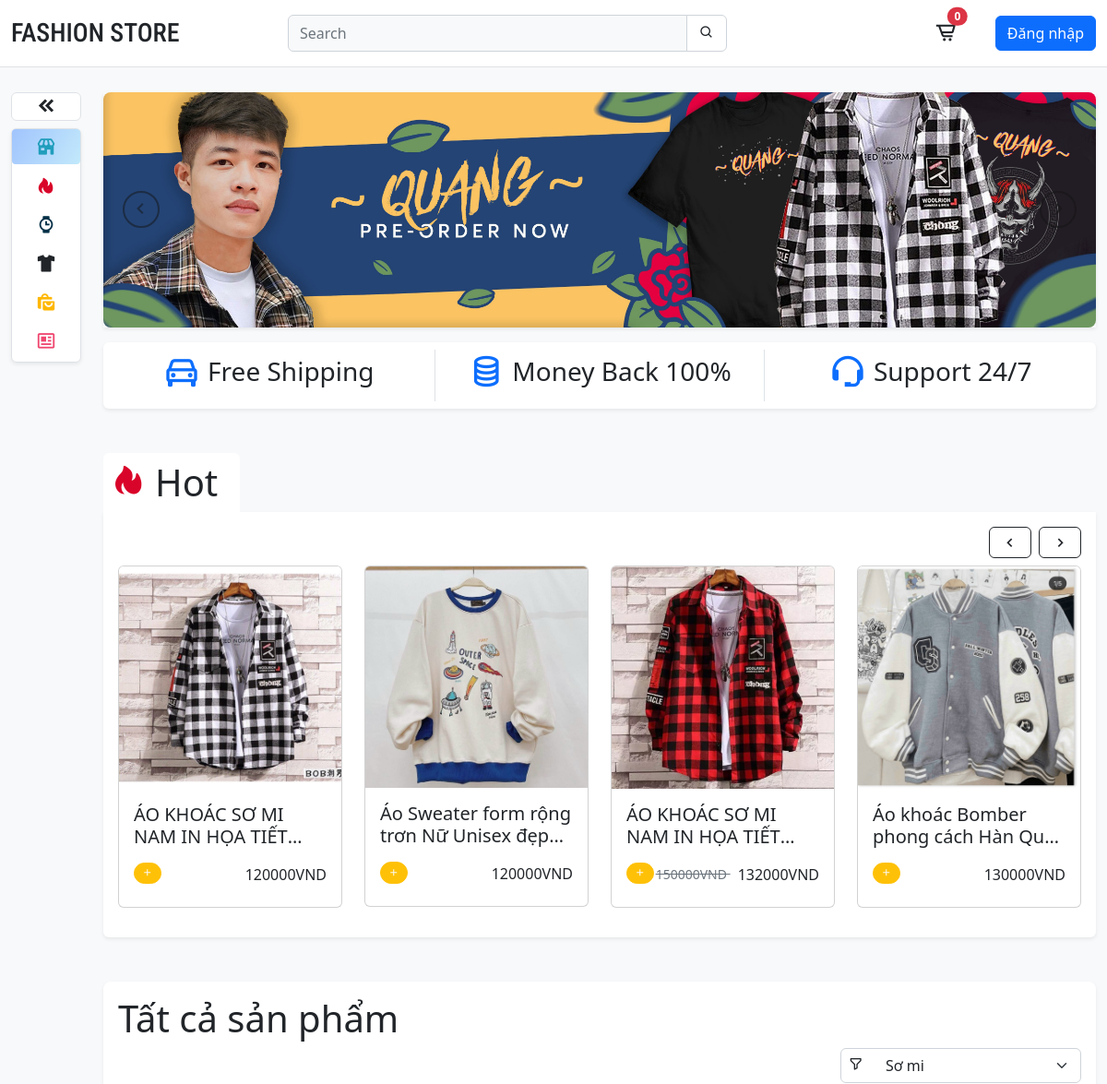
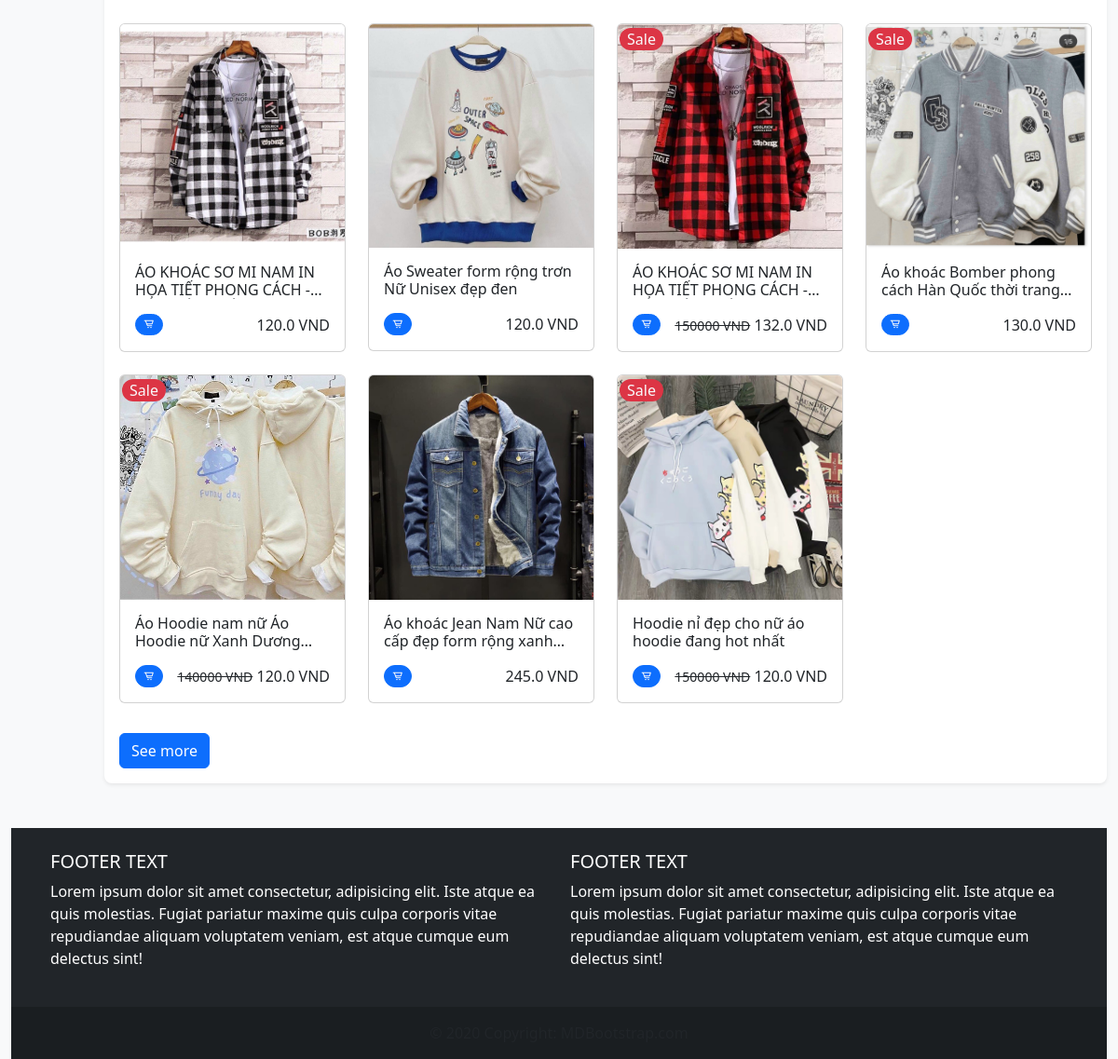
/?page=1, run on the app's committed database (2 pictures, top to bottom).
### product/models.py (models this page shows, shortened)
class Category(models.Model):
    name = models.CharField(max_length=255)
    slug = models.SlugField()
    icon = models.CharField(max_length=255, default=False)
    class Meta:
        ordering = ('name',)

class Product(models.Model):
    category = models.ForeignKey(
        Category, related_name='products', on_delete=models.CASCADE)
    image = models.ImageField(upload_to='static/assets')
    name = models.CharField(max_length=255)
    slug = models.SlugField()
    price = models.IntegerField()
    old_price = models.IntegerField()
    sale = models.BooleanField(default=False)
    created_at = models.DateTimeField(auto_now_add=True)
    sold = models.IntegerField(default=False)
    classify = models.ForeignKey(
        Classify, related_name='classify', null=True, on_delete=models.CASCADE)
    class Meta:
        ordering = ('-created_at',)
    def get_display_price(self):
        return self.price / 1000

### core/views.py (the view)
# urls.py: path('', views.index),
def index(request):
    products = Product.objects.all()[0:5]
    categories = Category.objects.all()
    classifies = Classify.objects.all()
    active_category = request.GET.get('category', '')
    if active_category:
        products = Product.objects.filter(category__slug=active_category)
    query = request.GET.get('query', '')
    if query:
        products = Product.objects.filter(
            Q(name__icontains=query))
    type = request.GET.get('type', '')
    if type:
        products = Product.objects.filter(classify=type)
    page = request.GET.get('page', '')
    if page:
        products = Product.objects.all()[0:6+int(page)]
    context = {
        'products': products,
        'categories': categories,
        'classifies': classifies,
        'active_category': active_category
    }
    return render(request, 'core/home.html', context)

### cart/cart.py (called while the page is built)
    def __len__(self):
        return sum(item['quantity'] for item in self.cart.values())

### cart/context_processors.py (called while the page is built)
def cart(request):
    return {'cart': Cart(request)}

### core/templates/core/home.html (shortened to what this page needs)
{% extends 'core/base.html' %} {% block title %}Fation Store{% endblock %} {% load static %} {% block content %}
<section class="content" style="margin-top: 100px;">
    <div class="row mt-4 position-relative">
        <div class="col col-md-1 col-lg-1 d-none d-sm-block position-fixed" style="top: 100px; z-index: 0">
            <button class="navbar-toggler text-center bg-white w-100 rounded-2 mb-2 border border-1" id="collapse-btn">
                <i class="bx bxs-chevrons-left h4 m-0"></i>
            </button>
            <ul class="nav flex-column bg-white h-100 rounded-2 shadow-sm border border-1" id="navbar" >
                <li class="nav-item mb-1">
                    <a
                        class="nav-link text-dark menu-title justify-content-center {% if not active_category %} active {% endif %}"
                        aria-current="page"
                        href="/"
                    >
                        <i class="bx bxs-store icon"></i>
                    </a>
                </li>
                {% for category in categories %}
                <li class="nav-item mb-1">
                    <a
                        class="nav-link text-dark menu-title justify-content-center {% if category.slug == active_category %} active {% endif %}"
                        href="/?category={{ category.slug }}"
                    >
                        <i class="bx {{category.icon}} icon"></i>
                    </a>
                </li>
                {% endfor %}
            </ul>
        </div>
        <div class="col-12 col-sm-11 col-lg-11 content end-0 offset-md-1">
            {% if not active_category %}
                <div id="carouselExampleControlsNoTouching" class="carousel slide overflow-hidden shadow-sm" data-bs-touch="false">
                    <div class="carousel-inner rounded-3">
                        <div class="carousel-item active">
                            <img src="{% static 'assets/poster.jpg' %}" class="d-block w-100" alt="..." />
                        </div>
                    </div>
                    <button
                        class="carousel-control-prev prev"
                        type="button"
                        data-bs-target="#carouselExampleControlsNoTouching"
                        data-bs-slide="prev"
                    >
                        <span aria-hidden="true"><i class="bx bx-chevron-left"></i></span>
                    </button>
                    <button
                        class="carousel-control-next next"
                        type="button"
                        data-bs-target="#carouselExampleControlsNoTouching"
                        data-bs-slide="next"
                    >
                        <span aria-hidden="true"><i class="bx bx-chevron-right"></i></span>
                    </button>
                </div>
                <div style="margin-inline: 12px;">
                    <div class="row mt-3 bg-white rounded-2 shadow-sm py-2">
                        <div class="col col-12 col-md-4 d-flex justify-content-center align-items-center flex-grow-1">
                            <i class="bx bx-car h1 text-primary"></i>
                            <h3 class="ms-2">Free Shipping</h3>
                        </div>
                        <div class="col col-12 col-md-4 d-flex justify-content-center align-items-center flex-grow-1 border-start border-end">
                            <i class="bx bx-coin-stack h1 text-primary"></i>
                            <h3 class="ms-2">Money Back 100%</h3>
                        </div>
                        <div class="col col-12 col-md-4 d-flex justify-content-center align-items-center flex-grow-1">
                            <i class="bx bx-support h1 text-primary"></i>
                            <h3 class="ms-2">Support 24/7</h3>
                        </div>
                    </div>
                </div>
                <div class="my-5">
                    <h1 class="content-title h1 d-inline-block p-2 pe-4 bg-white rounded-top m-0"><i class="bx bxs-hot icon me-2"></i>Hot</h1>
                    <div class="p-3 bg-white rounded-bottom shadow-sm">
                        <div class="d-flex justify-content-end">
                            <button class="btn btn-outline-dark w-auto show-prev">
                                <i class="bx bx-chevron-left"></i>
                            </button>
                            <button class="btn btn-outline-dark w-auto show-next ms-2">
                                <i class="bx bx-chevron-right"></i>
                            </button>
                        </div>
                        <div class="row d-flex flex-nowrap overflow-hidden mt-2" id="slide-show">
                            {% for product in products %}
                                <div class="col col-6 col-md-4 col-lg-3 slide-item">
                                    <a href="{% url 'product' product.id %}"class="card mb-3">
                                        <img src="/{{product.image}}" class="card-img-top" alt="..." />
                                        <div class="card-body">
                                            <h5 class="card-title">{{product.name}}</h5>
                                            <div class="d-flex justify-content-between align-items-center py-2">
                                                <div
                                                    class="btn btn-warning link-light float-start badge rounded-pill"
                                                    hx-get="{% url 'add_to_cart' product.id %}"
                                                    hx-target="#menu-cart-button"
                                                    hx-swap="outerHTML"
                                                >
                                                    <i class='bx bx-plus'></i>
                                                </div>
                                                <div>
                                                    {% if product.old_price > 0 %}
                                                        <small class="text-muted text-decoration-line-through me-2">
                                                            {{product.old_price}}VND
                                                        </small>
                                                    {% endif %}
                                                    <span class="card-text align-middle h6">
                                                        {{product.price}}VND
                                                    </span>
                                                </div>
                                            </div>
                                        </div>
                                    </a>
                                </div>
                            {% endfor %}
                        </div>
                    </div>
                </div>
            {% endif %}
            <div class="products p-3 rounded-3 shadow-sm bg-white">
                {% if not active_category %}
                <h1 class="content-title h1">Tất cả sản phẩm</h1>
                {% endif %}
                <div class="position-relative float-end w-25">
                    <label for="classify" class="position-absolute top-50 start-0 translate-middle-y h6 me-2 mb-0 border-1 rounded-2 ps-2"><i class='bx bx-filter-alt'></i></label>
                    <select id="classify" class="form-select w-100 ps-5" onchange="getClassifies()">
                        {% for classify in classifies %}
                            <option value="{{classify.id}}" name="classify">{{classify.type}}</option>
                        {% endfor %}
                    </select>
                </div>
                <div class="row mt-5 pt-4">
                    {% for product in products %}
                        {% include 'product/product_list_item.html' %}
                    {% endfor %}
                </div>
                <form method="get" action=".">
                    <a  href="/?page=1" class="btn btn-primary mt-2"  id="see-more">See more</a>
                </form>
            </div>
        </div>
    </div>
</section>
{% endblock %}

### product/templates/product/product_list_item.html
<div class="col col-12 col-md-6 col-lg-3 position-relative mb-4 prod-item">
    {% if product.sale%}
    <div class="position-absolute sale px-2 bg-danger text-light rounded-pill" style="top: 5px; left: 15px; z-index: 1">
        Sale
    </div>
    {% endif %}
    <div class="card">
        <a href="{% url 'product' product.id %}">
            <img src="{{product.image}}" class="card-img-top" alt="..." />
        </a>
        <div class="card-body">
            <h6 class="card-title mb-3">{{product.name}}</h6>
            <div class="clearfix">
                {% if user.username %}
                    <a
                        class="btn btn-warning link-light float-start badge rounded-pill"
                        hx-get="{% url 'add_to_cart' product.id %}"
                        hx-target="#menu-cart-button"
                        hx-swap="outerHTML"
                    >
                        <i class='bx bx-plus'></i>
                    </a>
                {% else %}
                    <a
                        class="btn btn-primary link-light float-start badge rounded-pill"
                        href="{% url 'login' %}"
                        hx-target="#menu-cart-button"
                        hx-swap="outerHTML"
                    >
                        <i class="bx bx-cart-alt"></i>
                    </a>
                {% endif %}
                <div class="float-end">
                    {% if product.old_price > 0%}
                    <small class="price-hp text-decoration-line-through">{{product.old_price}} VND</small>
                    {% endif %}
                    <span class="price-hp h6">{{product.get_display_price}} VND</span>
                </div>
            </div>
        </div>
    </div>
</div>

### core/static/css/styles.css (style rules this page uses)
* { margin: 0; padding: 0; list-style-type: none; }
a { text-decoration: none; color: #212529; }
.nav .nav-item { position: relative; transition: all 0.3s linear; overflow: hidden; }
.nav .nav-item::after { content: ''; position: absolute; top: 0; left: -25px; bottom: 0; width: 30px; height: 100%; background-color: transparent; transform: skew(-40deg); opacity: 0.4; transition: left 0.8s ease; }
.nav .nav-item:nth-child(1) .nav-link i { color: #219ebc; }
.nav .nav-item:nth-child(2) .nav-link i { color: #d90429; }
.nav .nav-item:nth-child(3) .nav-link i { color: #023047; }
.nav .nav-item:nth-child(5) .nav-link i { color: #ffb703; }
.nav .nav-item:nth-child(6) .nav-link i { color: #ef476f; }
.menu-title { font-size: 18px; display: flex; align-items: center; }
.menu-title .icon { width: 22px; height: 22px; font-size: 22px; }
.card-title { display: -webkit-box; -webkit-line-clamp: 2; -webkit-box-orient: vertical; overflow: hidden; text-overflow: ellipsis; }
.nav-link.text-dark.menu-title.active { background-image: linear-gradient(120deg, #a1c4fd 0%, #c2e9fb 100%); border-radius: 4px; }
.content-title i { color: #d90429; }
.carousel-item { max-height: 316px; }
.carousel-item img { object-fit: cover; }
.prev span, .next span { color: #141414; font-size: 25px; width: 40px; height: 40px; border-radius: 50%; border: 2px solid #141414; }
.prev { left: -40px; }
.next { right: -40px; }
.show-prev, .show-next { font-size: 20px; display: flex; justify-content: center; align-items: center; }
.products .sale { top: 0; left: 0; }
.products .prod-item { transition: all 0.3s linear; }
.card-body { min-height: 110.38px; }
.nav-link { font-size: 22px; }

### data on the page
Product: image (picture), name "ÁO KHOÁC SƠ MI NAM IN HỌA…", price "120000", name "ÁO KHOÁC SƠ MI NAM IN HỌA TIẾT PHONG CÁCH…", get_display_price "120.0"
Product: image (picture), name "Áo Sweater form rộng trơn Nữ Unisex…", price "120000", name "Áo Sweater form rộng trơn Nữ Unisex đẹp đen", get_display_price "120.0"
Product: image (picture), name "ÁO KHOÁC SƠ MI NAM IN HỌA…", old_price "150000", price "132000", sale "Sale", name "ÁO KHOÁC SƠ MI NAM IN HỌA TIẾT PHONG CÁCH…", get_display_price "132.0"
Product: image (picture), name "Áo khoác Bomber phong cách Hàn…", price "130000", sale "Sale", name "Áo khoác Bomber phong cách Hàn Quốc thời…", get_display_price "130.0"
Product: sale "Sale", image (picture), name "Áo Hoodie nam nữ Áo Hoodie nữ Xanh…", old_price "140000", get_display_price "120.0"
Product: image (picture), name "Áo khoác Jean Nam Nữ cao cấp đẹp form rộng…", get_display_price "245.0"
Product: sale "Sale", image (picture), name "Hoodie nỉ đẹp cho nữ áo hoodie đang hot nhất", old_price "150000", get_display_price "120.0"

### other printed values
{{ cart|length }} "0"
form field value "Sơ mi"
